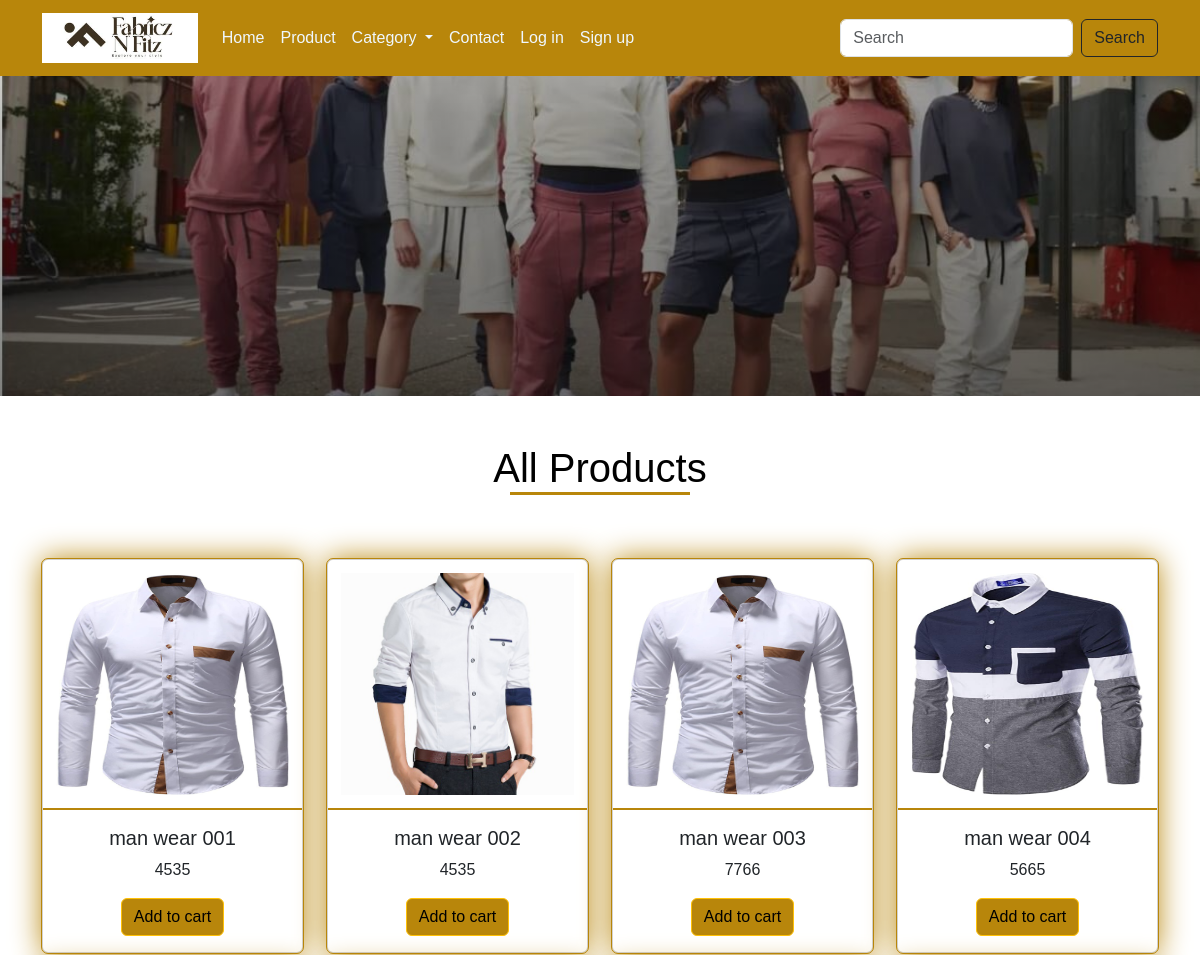
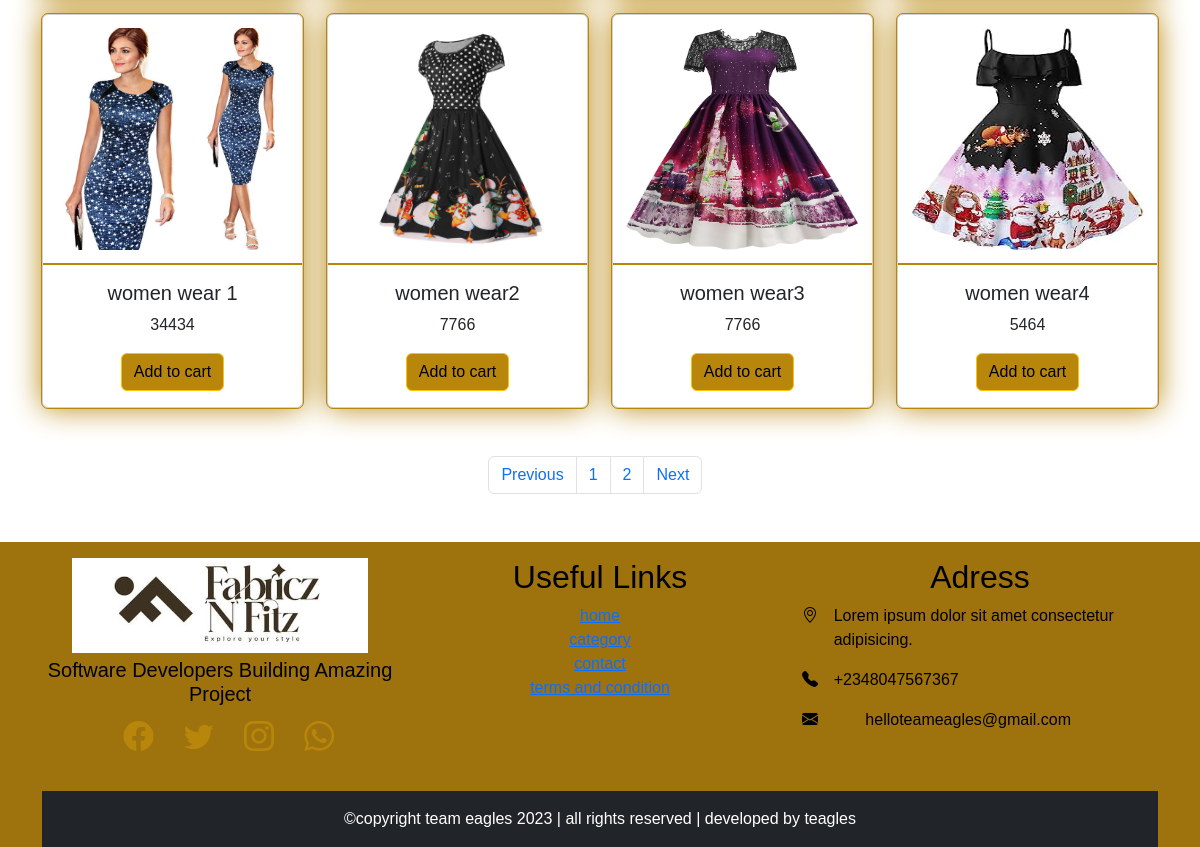
/product, run on the app's committed database (2 pictures, top to bottom).
### main/models.py (models this page shows, shortened)
class Appinfo(models.Model):
    appname = models.CharField(max_length=50)
    logo = models.ImageField(upload_to='logo')
    banner = models.ImageField(upload_to='banner')
    carousel1 = models.ImageField(upload_to='carousel')
    carousel2 = models.ImageField(upload_to='carousel')
    carousel3 = models.ImageField(upload_to='carousel')

class Product(models.Model):
    type = models.ForeignKey(Category, on_delete=models.CASCADE)
    name = models.CharField(max_length=50)
    slug = models.SlugField(unique=True)
    img = models.ImageField(upload_to='product')
    price = models.IntegerField()
    description = models.TextField()
    size = models.CharField(max_length=50, blank=True, null=True)
    popular = models.BooleanField(default=False)
    featured = models.BooleanField(default=False)
    uploaded = models.DateTimeField(auto_now_add=True)

### main/views.py (the view)
# urls.py: path('product', views.products, name='products'),
def products(request):
    prod = Product.objects.all()
    p = Paginator(prod, 8)
    page = request.GET.get('page')
    pagin = p.get_page(page)
    context = {
        'pagin':pagin,
    }
    return render(request, 'products.html', context)

### main/context_processor.py (called while the page is built)
def feature(request):
    info = Appinfo.objects.get(pk=1)
    categ = Category.objects.all()
    context = {
        'info':info,
        'categ':categ,
    }
    return context

def cartcount(request):
    cart = Cart.objects.filter(user__username = request.user.username, paid=False)
    itemcount = 0
    for item in cart:
        itemcount += item.quantity
    context = {
        'itemcount':itemcount
    }
    return context

### main/templates/products.html (shortened to what this page needs)
{% extends 'base.html' %}
{% block header %} {% include 'header.html' %} {% endblock header %}
{% block banner %} {% include 'banner.html' %} {% endblock banner %}
{% block content %}
<div class="container mt-5 mb-5">
    <h1 class="text-center text-capitalize mb-5 title">All Products</h1>
    <div class="row">
      {% for item in pagin %}
        <div class="col-12 col-md-6 col-lg-3 mt-3">
            <div class="card popcard">
                <img src="{{item.img.url}}" class="card-img-top" alt="...">
                <div class="card-body">
                  <h5 class="card-title text-caitalizetx text-center">{{item.name}}</h5>
                  <p class="card-text text-center">{{item.price}}</p>
                  <form action="{% url 'add_to_cart' %}" method="POST">
                      <button type="submit" class="btn btn-warning">Add to cart</button>
                   </form>
                </div>
             </div>
         </div>
      {% endfor %}
    </div>
    <div class="paginate mt-5">
      <nav aria-label="Page navigation example mt-4">
        <ul class="pagination">
          {% if pagin.has_previous %}
           <li class="page-item"><a class="page-link" href="?page={{pagin.previous_page_number}}">Previous</a></li>
          {% else %}
          <li class="page-item"><a class="page-link" href="?page=1">Previous</a></li>
          {% endif %}
          {% for item in pagin.paginator.page_range %}
            {% if pagin.number == item %}
              <li class="page-item"><a class="page-link" href="#">{{item}}</a></li>
            {% else %}
              <li class="page-item"><a class="page-link" href="?page={{item}}">{{item}}</a></li>
            {% endif %}
          {% endfor %}
          {% if pagin.has_next %}
            <li class="page-item"><a class="page-link" href="?page={{pagin.next_page_number}}">Next</a></li>
          {% else %}
            <li class="page-item"><a class="page-link" href="?page={{pagin.paginator.num_pages}}">Next</a></li>
          {% endif %}
        </ul>
      </nav>
    </div>
</div>
{% endblock content %}
{% block footer %} {% include 'footer.html' %} {% endblock footer %}

### main/templates/header.html (shortened to what this page needs)
<nav class="navbar navbar-expand-lg">
    <div class="container">
        <a class="navbar-brand" href="#"><img src="{{info.logo.url}}" alt="" style="height: 50px;"></a>
        <div class="collapse navbar-collapse" id="navbarSupportedContent">
        <ul class="navbar-nav me-auto mb-2 mb-lg-0">
            {% if user.is_authenticated %}
            <li class="nav-item">
                <a class="nav-link" aria-current="page" href="{% url 'home' %}">Home</a>
                </li>
                <li class="nav-item">
                   <a class="nav-link" href="{% url 'products' %}">Product</a>
                </li>
                <li class="nav-item dropdown">
                   <a class="nav-link dropdown-toggle" href="#" role="button" data-bs-toggle="dropdown" aria-expanded="false">
                      Category
                  </a>
                  <ul class="dropdown-menu">
                    {% for item in categ %}
                      <li><a class="dropdown-item" href="{% url 'category' item.id %}">{{item.name|title}}</a></li>
                    {% endfor %}
                  </ul>
                </li>
                <li class="nav-item">
                    <a class="nav-link" href="{% url 'contact' %}">Contact</a>
                </li>
                <li class="nav-item">
                    <a class="nav-link" href="{% url 'cart' %}">
                      <div class="wrapper">
                        <i class="bi bi-cart4"></i>
                        <span class="badge">{{itemcount}}</span>
                     </div>
                    </a>
                </li>
                <li class="nav-item dropdown">
                    <a class="nav-link dropdown-toggle" href="#" role="button" data-bs-toggle="dropdown" aria-expanded="false">
                        {% if user.buyer %}
                            <img src="{{user.buyer.pix.url}}" alt="" style="height: 20px;">
                        {% endif %}
                        <span>Hi {{user.username}}</span>
                    </a>
                    <ul class="dropdown-menu">
                        <li><a class="dropdown-item" href="{% url 'profile' %}">Profile</a></li>
                        <li><a class="dropdown-item" href="{% url 'signout' %}">Logout</a></li>
                   </ul>
                </li>
            {% else %}
            <li class="nav-item">
                <a class="nav-link" aria-current="page" href="{% url 'home' %}">Home</a>
                </li>
                <li class="nav-item">
                   <a class="nav-link" href="{% url 'products' %}">Product</a>
                </li>
                <li class="nav-item dropdown">
                   <a class="nav-link dropdown-toggle" href="#" role="button" data-bs-toggle="dropdown" aria-expanded="false">
                      Category
                  </a>
                </li>
                <li class="nav-item">
                    <a class="nav-link" href="{% url 'contact' %}">Contact</a>
                </li>
                <li class="nav-item">
                    <a class="nav-link" href="{% url 'signin' %}">Log in</a>
                </li>
                <li class="nav-item">
                    <a class="nav-link" href="{% url 'signup' %}">Sign up</a>
                </li>
            {% endif %}
        </ul>
        <form action="{% url 'search' %}" method="POST" class="d-flex" role="search">
            <input class="form-control me-2" name="item" type="search" placeholder="Search" aria-label="Search">
            <button class="btn btn-outline-dark" type="submit">Search</button>
        </form>
        </div>
    </div>
</nav>

### main/static/css/style.css (style rules this page uses)
* { padding: 0%; margin: 0%; box-sizing: border-box; }
.navbar { background-color: darkgoldenrod; }
.navbar-nav a { color: aliceblue; }
:root { --bg: white; --icon: black; --text: black; }
body { background: var(--bg) !important; color: var(--text) !important; font-family: 'Oxygen', sans-serif, cursive !important; }
.popcard { text-align: center; outline: 1px solid darkgoldenrod; box-shadow: 0px 0px 30px darkgoldenrod; transition: 1s; cursor: pointer; }
.popcard img { height: 250px; border-bottom: 2px solid darkgoldenrod; padding: 5%; }
.popcard button { background-color: darkgoldenrod; }
.title::after { content: ''; display: block; width: 180px; height: 3px; background-color: darkgoldenrod; margin-left: auto; margin-right: auto; }
.paginate { margin-left: 40%; }

### data on the page
Appinfo: logo (picture)
Product: img (picture), name "man wear 001", price "4535"
Product: img (picture), name "man wear 002", price "4535"
Product: img (picture), name "man wear 003", price "7766"
Product: img (picture), name "man wear 004", price "5665"
Product: img (picture), name "women wear 1", price "34434"
Product: img (picture), name "women wear2", price "7766"
Product: img (picture), name "women wear3", price "7766"
Product: img (picture), name "women wear4", price "5464"

### other printed values
{{ item }} "1"
{{ item }} "2"
